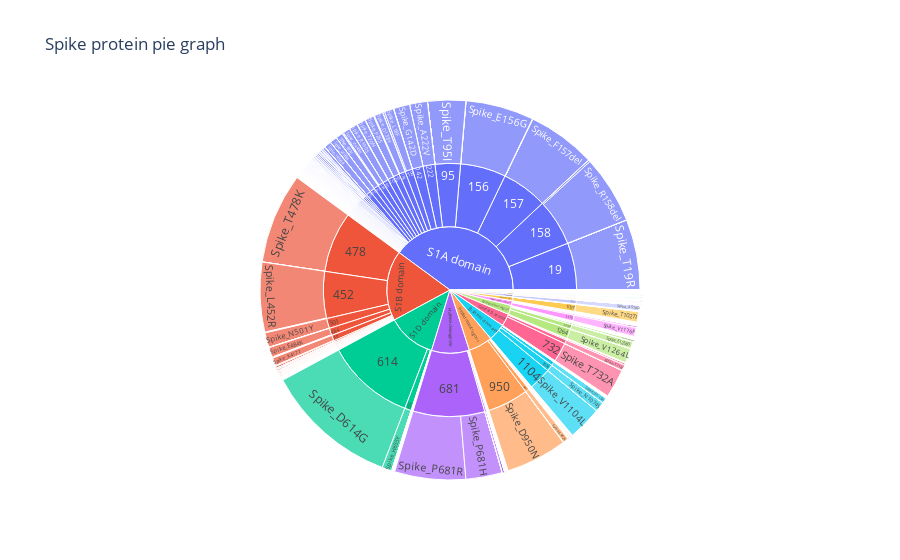

Source (notebook cell):
### Code cell
fig =px.sunburst(
    myDF[0],
    path=['area','position','Spike_'],
    values='count',
    title="Spike protein pie graph",
)
fig.show()

### Figure 1 — Plotly figure (JSON) as saved in the notebook; plotly's stock layout.template omitted (floating-point values rounded to 4 significant figures; data arrays with more than 128 entries replaced by an {"elided": "..."} marker saying what was removed)
{"data": [{"branchvalues": "total", "domain": {"x": [0, 1], "y": [0, 1]}, "hovertemplate": "labels=%{label}<br>count=%{value}<br>parent=%{parent}<br>id=%{id}<extra></extra>", "ids": {"elided": "3638 str values"}, "labels": {"elided": "3638 str values"}, "name": "", "parents": {"elided": "3638 str values"}, "type": "sunburst", "values": {"elided": "3638 int values"}}], "layout": {"legend": {"tracegroupgap": 0}, "title": {"text": "Spike protein pie graph"}}}
